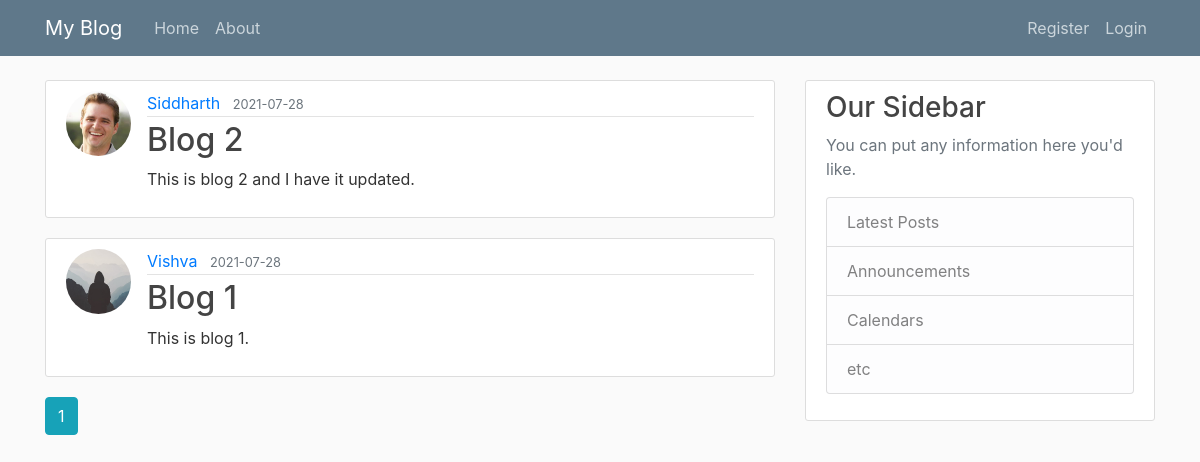
The app's page /home, older data.
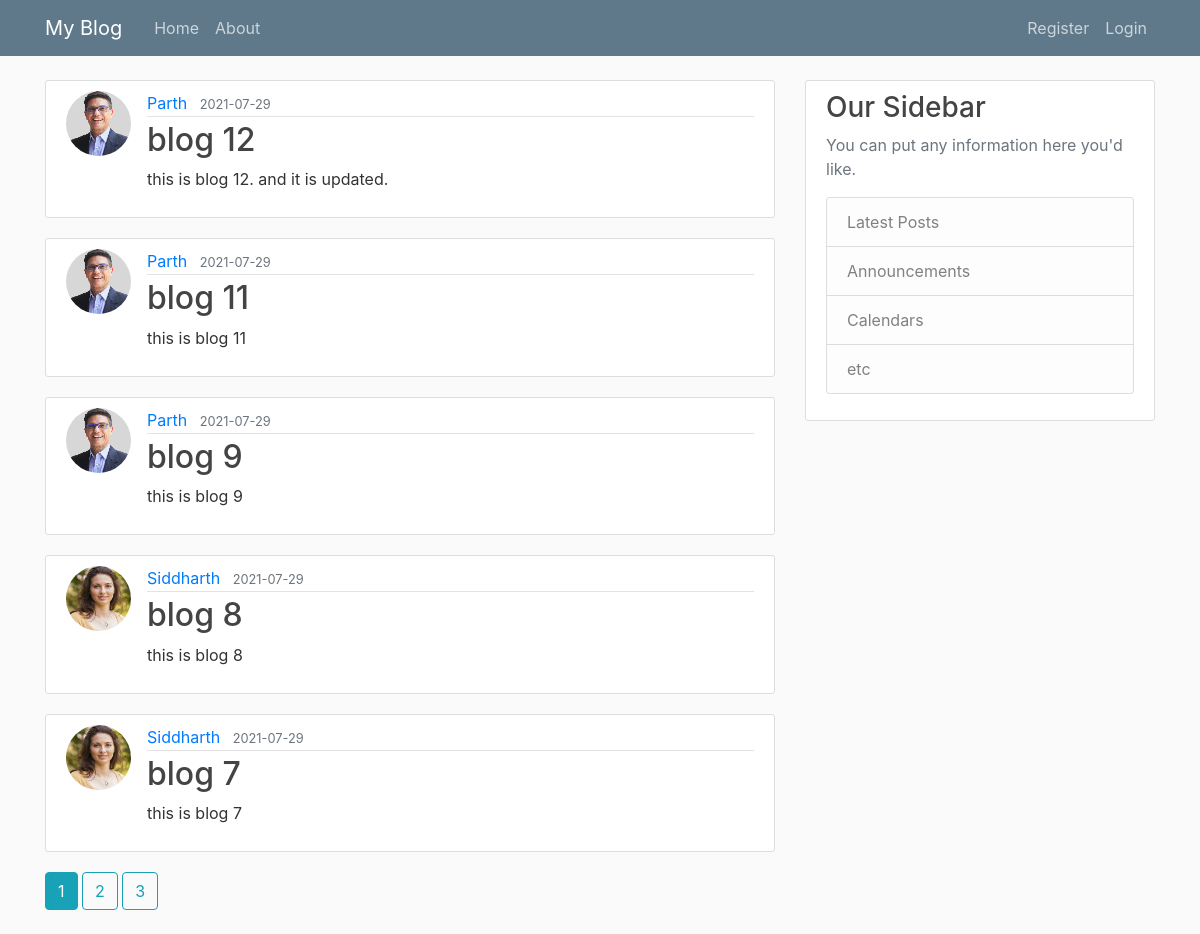
The same page, newer data.
### flask_blog/models.py (models this page shows, shortened)
class Post(db.Model):
    id = db.Column(db.Integer, primary_key=True)
    title = db.Column(db.String(100), nullable = False)
    date_posted = db.Column(db.DateTime, nullable = False, default = datetime.utcnow)
    content = db.Column(db.Text, nullable = False)
    post_id = db.Column(db.Integer, db.ForeignKey('user.id'), nullable = False)
    '''user.id is lower case, because if reference to
    'user' table name that is created for User
    class and it is default to class name lowercase.'''

class User(db.Model, UserMixin):
    id = db.Column(db.Integer, primary_key = True)
    username = db.Column(db.String(20), unique= True, nullable = False)
    email = db.Column(db.String(120), unique= True, nullable = False)
    image_file = db.Column(db.String(20), unique = False, nullable = False, default = 'default.jpeg')
    password = db.Column(db.String(60), unique = False, nullable = False)
    posts = db.relationship('Post', backref = 'author', lazy = True)

### flask_blog/main/routes.py (the view)
@main.route('/')
@main.route('/home')
def home_page():
    page = request.args.get('page', 1, type=int)
    posts = Post.query.order_by(Post.date_posted.desc()).paginate(page = page, per_page=5)
    return render_template('home.html', posts = posts)

### flask_blog/templates/home.html
{% extends "layout.html" %}
{% block content %}
    {% for post in posts.items %}
        <article class="media content-section">
          <img class="rounded-circle article-img" src="{{ url_for('static', filename='profile_pics/' + post.author.image_file) }}">
          <div class="media-body">
            <div class="article-metadata">
              <a class="mr-2" href="{{ url_for('users.user_posts', username = post.author.username )}}">{{ post.author.username }}</a>
              <small class="text-muted">{{ post.date_posted.strftime('%Y-%m-%d') }}</small>
            </div>
            <h2><a class="article-title" href="{{url_for('posts.post',post_id=post.id)}}">{{ post.title }}</a></h2>
            <p class="article-content">{{ post.content }}</p>
          </div>
        </article>
    {% endfor %}
    {% for page_num in posts.iter_pages(left_edge=1, right_edge=1, left_current=1, right_current=2 ) %}
        {% if page_num %}
            {% if posts.page == page_num %}
                <a class='btn btn-info mb-4' href="{{ url_for('main.home_page', page=page_num) }}"> {{ page_num }}</a>
            {% else %}
                <a class='btn btn-outline-info mb-4' href="{{ url_for('main.home_page', page=page_num) }}"> {{ page_num }}</a>
            {% endif %}
        {% else %}
            ...
        {% endif %}
    {% endfor %}
{% endblock content %}

### flask_blog/templates/layout.html (shortened to what this page needs)
<!DOCTYPE html>
<html>
<head>
    <link rel="stylesheet" href="https://maxcdn.bootstrapcdn.com/bootstrap/4.0.0/css/bootstrap.min.css">
    <link rel="stylesheet" type="text/css" href="{{ url_for('static', filename='main.css') }}">
</head>
<body>
    <header class="site-header">
      <nav class="navbar navbar-expand-md navbar-dark bg-steel fixed-top">
        <div class="container">
          <a class="navbar-brand mr-4" href="{{ url_for('main.home_page')}}">My Blog</a>
          <div class="collapse navbar-collapse" id="navbarToggle">
            <div class="navbar-nav mr-auto">
              <a class="nav-item nav-link" href="{{ url_for('main.home_page')}}">Home</a>
              <a class="nav-item nav-link" href="{{ url_for('main.about_page')}}">About</a>
            </div>
            <div class="navbar-nav">
                {% if current_user.is_authenticated %}
                    <a class="nav-item nav-link" href="{{ url_for('posts.newpost_page')}}">Create a Post</a>
                    <a class="nav-item nav-link" href="{{url_for('users.account_page')}}">{{current_user.username}}'s Account</a>
                    <a class="nav-item nav-link" href="{{ url_for('users.logout_page')}}">Logout</a>
                {% else %}
                <a class="nav-item nav-link" href="{{ url_for('users.register_page')}}">Register</a>
                <a class="nav-item nav-link" href="{{ url_for('users.login_page')}}">Login</a>
                {% endif %}
            </div>
          </div>
        </div>
      </nav>
    </header>
    <main role="main" class="container">
      <div class="row">
        <div class="col-md-8">
          {% block content %}{% endblock %}
        </div>
        <div class="col-md-4">
          <div class="content-section">
            <h3>Our Sidebar</h3>
            <p class='text-muted'>You can put any information here you'd like.
              <ul class="list-group">
                <li class="list-group-item list-group-item-light">Latest Posts</li>
                <li class="list-group-item list-group-item-light">Announcements</li>
                <li class="list-group-item list-group-item-light">Calendars</li>
                <li class="list-group-item list-group-item-light">etc</li>
              </ul>
            </p>
          </div>
        </div>
      </div>
    </main>
</body>
</html>

### flask_blog/static/main.css (style rules this page uses)
body { background: #fafafa; color: #333333; margin-top: 5rem; }
h1, h2, h3, h4, h5, h6 { color: #444444; }
.bg-steel { background-color: #5f788a; }
.site-header .navbar-nav .nav-link { color: #cbd5db; }
.content-section { background: #ffffff; padding: 10px 20px; border: 1px solid #dddddd; border-radius: 3px; margin-bottom: 20px; }
.article-title { color: #444444; }
.article-content { white-space: pre-line; }
.article-img { height: 65px; width: 65px; margin-right: 16px; }
.article-metadata { padding-bottom: 1px; margin-bottom: 4px; border-bottom: 1px solid #e3e3e3 }

Row changes from the older to the newer data that the page shows:
removed Post: image_file (picture), author.username "Siddharth", date_posted "2021-07-28", title "Blog 2", content "This is blog 2 and I have it updated."
removed Post: image_file (placeholder picture), author.username "Vishva", date_posted "2021-07-28", title "Blog 1", content "This is blog 1."
added Post: image_file (picture), author.username "Parth", date_posted "2021-07-29", title "blog 12", content "this is blog 12. and it is updated."
added Post: image_file (picture), author.username "Parth", date_posted "2021-07-29", title "blog 11", content "this is blog 11"
added Post: image_file (picture), author.username "Parth", date_posted "2021-07-29", title "blog 9", content "this is blog 9"
added Post: image_file (picture), author.username "Siddharth", date_posted "2021-07-29", title "blog 8", content "this is blog 8"
added Post: image_file (picture), author.username "Siddharth", date_posted "2021-07-29", title "blog 7", content "this is blog 7"
Text that changed along with them:
new list line: "2"
new list line: "3"
